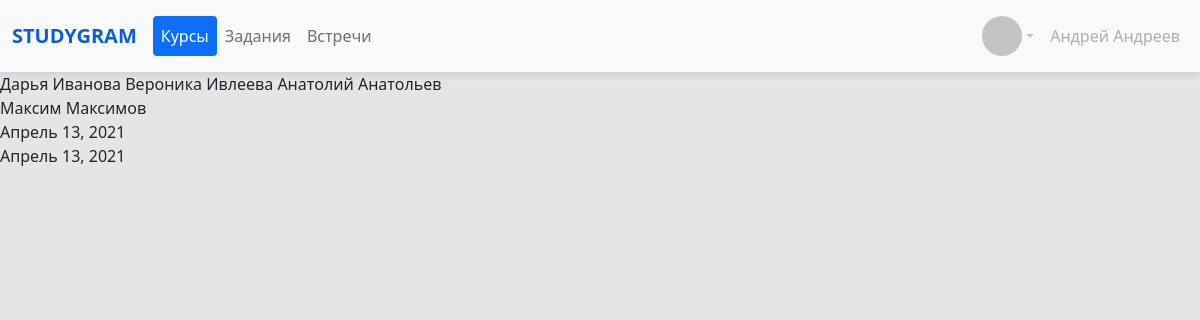
The app's page /task/16/ with its own data.
### courses/models.py (models this page shows, shortened)
class User(AbstractUser):
    Otchestvo = models.CharField(max_length=150, blank=True, verbose_name='Отчество')
    Group = models.ManyToManyField(Group, verbose_name='Группа', blank=True)
    Photo = models.ImageField(verbose_name='Фото', blank=True)
    Type = models.ForeignKey(UserType, on_delete=models.CASCADE, related_name='type', default=1)
    Status = models.ForeignKey(UserStatus, on_delete=models.CASCADE, related_name='status', default=2)

class Task(models.Model):
    name = models.CharField(max_length=150)
    course = models.ForeignKey(Course, on_delete=models.CASCADE)
    description = models.TextField()
    status = models.ForeignKey(StatusTask, on_delete=models.CASCADE, default=2)
    Teacher = models.ManyToManyField(User, related_name='Teachers')
    Student = models.ManyToManyField(User, related_name='Students')
    Start_date = models.DateField(default=datetime.date.today)
    Deadline = models.DateField(default=datetime.date.today)

### courses/views.py (the view)
# urls.py: path('task/<int:pk>/', TaskView.as_view(), name='task'),
class TaskView(DetailView):
    model = Task
    template_name = 'courses/task.html'
    context_object_name = 'task'
    def get_context_data(self, *, object_list=None, **kwargs):
        context = super().get_context_data(**kwargs)
        context['statuses'] = StatusTask.objects.all()
        return context

### courses/templates/courses/task.html (shortened to what this page needs)
{% extends "base.html" %}
{% block content %}
<div class="row">
    <div class="col-lg-2 item">
    </div>
</div>
<div>
    <div class="col-lg-3 item">
    </div>
</div>
<div>
    <div class="col-lg-4 item">
    </div>
</div>
<div>
    <div class="col-lg-5 item">
        {% for student  in task.Student.all %}
        {{student.first_name}} {{student.last_name}}
        {% endfor %}
    </div>
</div>
<div>
    <div class="col-lg-6 item">
        {{task.Start_date}}
    </div>
</div>
<div>
    <div class="col-lg-7 item">
        {{task.Deadline}}
    </div>
</div>
{% endblock %}

### static/css/main.css (style rules this page uses)
body { background: #E5E5E5; }

### records on screen
User: first_name "Дарья", last_name "Иванова"
User: first_name "Вероника", last_name "Ивлеева"
User: first_name "Анатолий", last_name "Анатольев"
User: first_name "Максим", last_name "Максимов"
Task: Start_date "Апрель 13, 2021", Deadline "Апрель 13, 2021"
